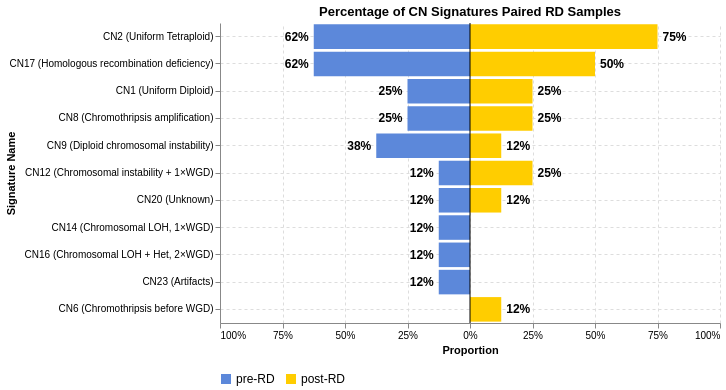

Source (notebook cell):
### Markdown cell above
## PRE POST PAIRED

### Code cell
cnv_sigs_long_paired = cnv_sigs_long[cnv_sigs_long['patient'].isin(['DFC2', 'DFC4', 'DFC13', 'MGNS6', 'MGH11', 'MGH12', 'DFC16', 'NWH3'])]


# Filter for values > 0 and within pre sample groups
filtered_data = cnv_sigs_long_paired[(cnv_sigs_long_paired['Value'] > 0) & (cnv_sigs_long_paired['sample_group'].isin(['pre-RD', 'post-RD']))]
sample_counts = cnv_sigs_long_paired.drop_duplicates(['plotname', 'sample_group'])[['sample_group']].value_counts().reset_index()
sample_counts.columns = ['sample_group', 'total_samples']

# Merge with sample counts to calculate proportions
grouped_data = filtered_data.groupby(['sample_group', 'Signature Name']).nunique()['plotname'].reset_index(name='count')
grouped_data = grouped_data.merge(sample_counts, on='sample_group')
grouped_data['Value'] = grouped_data['count'] / grouped_data['total_samples']

# Calculate the sum of proportions before transformation
sort_values = grouped_data.groupby('Signature Name')['Value'].sum().reset_index()
sort_values.columns = ['Signature Name', 'TotalProportion']

# Make pre-RD values negative for the diverging chart
transformed_data = grouped_data.copy()
transformed_data['Value'] = transformed_data.apply(lambda x: -x['Value'] if x['sample_group'] == 'pre-RD' else x['Value'], axis=1)

# Add display value column
transformed_data['DisplayValue'] = transformed_data['Value'].abs()
transformed_data['DisplayText'] = (transformed_data['DisplayValue'] * 100).round().astype(int).astype(str) + '%'

# Merge the sorting values
transformed_data = transformed_data.merge(sort_values, on='Signature Name')

# Create a string representation of the sort order
signature_order = sort_values.sort_values('TotalProportion', ascending=False)['Signature Name'].tolist()

# Create the bar chart using the explicit sort order
bar_chart = alt.Chart(transformed_data).mark_bar().encode(
    y=alt.Y('Signature Name:N', title='Signature Name',
            sort=signature_order,  # Explicitly specify the sort order
            axis=alt.Axis(labelLimit=0)),
    x=alt.X('Value:Q', title='Proportion',
            scale=alt.Scale(domain=[-1, 1]),
            axis=alt.Axis(values=[-1, -0.75, -0.5, -0.25, 0, 0.25, 0.5, 0.75, 1],
                         labelExpr="abs(datum.value) == 0 ? '0%' : abs(datum.value * 100) + '%'")),
    color=alt.Color('sample_group:N', scale=alt.Scale(domain=['pre-RD', 'post-RD'], range=["#5C88DAFF", "#FFCD00FF"]))
)

# Create text labels with the same sort order
text_chart = alt.Chart(transformed_data).mark_text(
    align=alt.expr('datum.Value < 0 ? "right" : "left"'),
    baseline='middle', 
    dx=alt.expr('datum.Value < 0 ? -5 : 5'), 
    fontSize=12,
    fontWeight='bold'
).encode(
    y=alt.Y('Signature Name:N', sort=signature_order, axis=alt.Axis(labelLimit=0)),
    x=alt.X('Value:Q'),
    text='DisplayText:N',
    color=alt.value('black')
)

rule = alt.Chart(pd.DataFrame({'x': [0]})).mark_rule(color='black').encode(x='x:Q')
chart = bar_chart + text_chart


final_chart = (chart + rule).properties(
    title='Percentage of CN Signatures Paired RD Samples',
    width=500,
    height=300
).configure_axis(
    grid=True,
    gridDash=[3, 3]
).configure_axisX(
    title='← pre-RD | post-pCR →'
).configure_view(
    stroke='transparent'
).configure_legend(
    title=None,
    orient='bottom',
    labelFontSize=12
)

display(final_chart)
#final_chart.save("/Users/jacobg/Dropbox/shared_leif/neoSTAR A1 manuscript prep/exome_Jacob/plots/CN signatures pre post paired.pdf")

### Figure 1 — Vega-Lite specification as saved in the notebook (floating-point values rounded to 4 significant figures)
{"config": {"view": {"continuousWidth": 300, "continuousHeight": 300, "stroke": "transparent"}, "axis": {"grid": true, "gridDash": [3, 3]}, "axisX": {"title": "← pre-RD | post-pCR →"}, "legend": {"labelFontSize": 12, "orient": "bottom", "title": null}}, "layer": [{"mark": {"type": "bar"}, "encoding": {"color": {"field": "sample_group", "scale": {"domain": ["pre-RD", "post-RD"], "range": ["#5C88DAFF", "#FFCD00FF"]}, "type": "nominal"}, "x": {"axis": {"labelExpr": "abs(datum.value) == 0 ? '0%' : abs(datum.value * 100) + '%'", "values": [-1, -0.75, -0.5, -0.25, 0, 0.25, 0.5, 0.75, 1]}, "field": "Value", "scale": {"domain": [-1, 1]}, "title": "Proportion", "type": "quantitative"}, "y": {"axis": {"labelLimit": 0}, "field": "Signature Name", "sort": ["CN2 (Uniform Tetraploid)", "CN17 (Homologous recombination deficiency)", "CN1 (Uniform Diploid)", "CN8 (Chromothripsis amplification)", "CN9 (Diploid chromosomal instability)", "CN12 (Chromosomal instability + 1×WGD)", "CN20 (Unknown)", "CN14 (Chromosomal LOH, 1×WGD)", "CN16 (Chromosomal LOH + Het, 2×WGD)", "CN23 (Artifacts)", "CN6 (Chromothripsis before WGD)"], "title": "Signature Name", "type": "nominal"}}}, {"mark": {"type": "text", "align": {"expr": "datum.Value < 0 ? \"right\" : \"left\""}, "baseline": "middle", "dx": {"expr": "datum.Value < 0 ? -5 : 5"}, "fontSize": 12, "fontWeight": "bold"}, "encoding": {"color": {"value": "black"}, "text": {"field": "DisplayText", "type": "nominal"}, "x": {"field": "Value", "type": "quantitative"}, "y": {"axis": {"labelLimit": 0}, "field": "Signature Name", "sort": ["CN2 (Uniform Tetraploid)", "CN17 (Homologous recombination deficiency)", "CN1 (Uniform Diploid)", "CN8 (Chromothripsis amplification)", "CN9 (Diploid chromosomal instability)", "CN12 (Chromosomal instability + 1×WGD)", "CN20 (Unknown)", "CN14 (Chromosomal LOH, 1×WGD)", "CN16 (Chromosomal LOH + Het, 2×WGD)", "CN23 (Artifacts)", "CN6 (Chromothripsis before WGD)"], "type": "nominal"}}}, {"data": {"name": "data-d285a7403ed98ae579761d64a864032b"}, "mark": {"type": "rule", "color": "black"}, "encoding": {"x": {"field": "x", "type": "quantitative"}}}], "data": {"name": "data-53ecdd8a9f64e995e775b7c90ce1f627"}, "height": 300, "title": "Percentage of CN Signatures Paired RD Samples", "width": 500, "$schema": "https://vega.github.io/schema/vega-lite/v5.20.1.json", "datasets": {"data-53ecdd8a9f64e995e775b7c90ce1f627": [{"sample_group": "post-RD", "Signature Name": "CN1 (Uniform Diploid)", "count": 2, "total_samples": 8, "Value": 0.25, "DisplayValue": 0.25, "DisplayText": "25%", "TotalProportion": 0.5}, {"sample_group": "pre-RD", "Signature Name": "CN1 (Uniform Diploid)", "count": 2, "total_samples": 8, "Value": -0.25, "DisplayValue": 0.25, "DisplayText": "25%", "TotalProportion": 0.5}, {"sample_group": "post-RD", "Signature Name": "CN12 (Chromosomal instability + 1×WGD)", "count": 2, "total_samples": 8, "Value": 0.25, "DisplayValue": 0.25, "DisplayText": "25%", "TotalProportion": 0.375}, {"sample_group": "pre-RD", "Signature Name": "CN12 (Chromosomal instability + 1×WGD)", "count": 1, "total_samples": 8, "Value": -0.125, "DisplayValue": 0.125, "DisplayText": "12%", "TotalProportion": 0.375}, {"sample_group": "post-RD", "Signature Name": "CN17 (Homologous recombination deficiency)", "count": 4, "total_samples": 8, "Value": 0.5, "DisplayValue": 0.5, "DisplayText": "50%", "TotalProportion": 1.125}, {"sample_group": "pre-RD", "Signature Name": "CN17 (Homologous recombination deficiency)", "count": 5, "total_samples": 8, "Value": -0.625, "DisplayValue": 0.625, "DisplayText": "62%", "TotalProportion": 1.125}, {"sample_group": "post-RD", "Signature Name": "CN2 (Uniform Tetraploid)", "count": 6, "total_samples": 8, "Value": 0.75, "DisplayValue": 0.75, "DisplayText": "75%", "TotalProportion": 1.375}, {"sample_group": "pre-RD", "Signature Name": "CN2 (Uniform Tetraploid)", "count": 5, "total_samples": 8, "Value": -0.625, "DisplayValue": 0.625, "DisplayText": "62%", "TotalProportion": 1.375}, {"sample_group": "post-RD", "Signature Name": "CN20 (Unknown)", "count": 1, "total_samples": 8, "Value": 0.125, "DisplayValue": 0.125, "DisplayText": "12%", "TotalProportion": 0.25}, {"sample_group": "pre-RD", "Signature Name": "CN20 (Unknown)", "count": 1, "total_samples": 8, "Value": -0.125, "DisplayValue": 0.125, "DisplayText": "12%", "TotalProportion": 0.25}, {"sample_group": "post-RD", "Signature Name": "CN6 (Chromothripsis before WGD)", "count": 1, "total_samples": 8, "Value": 0.125, "DisplayValue": 0.125, "DisplayText": "12%", "TotalProportion": 0.125}, {"sample_group": "post-RD", "Signature Name": "CN8 (Chromothripsis amplification)", "count": 2, "total_samples": 8, "Value": 0.25, "DisplayValue": 0.25, "DisplayText": "25%", "TotalProportion": 0.5}, {"sample_group": "pre-RD", "Signature Name": "CN8 (Chromothripsis amplification)", "count": 2, "total_samples": 8, "Value": -0.25, "DisplayValue": 0.25, "DisplayText": "25%", "TotalProportion": 0.5}, {"sample_group": "post-RD", "Signature Name": "CN9 (Diploid chromosomal instability)", "count": 1, "total_samples": 8, "Value": 0.125, "DisplayValue": 0.125, "DisplayText": "12%", "TotalProportion": 0.5}, {"sample_group": "pre-RD", "Signature Name": "CN9 (Diploid chromosomal instability)", "count": 3, "total_samples": 8, "Value": -0.375, "DisplayValue": 0.375, "DisplayText": "38%", "TotalProportion": 0.5}, {"sample_group": "pre-RD", "Signature Name": "CN14 (Chromosomal LOH, 1×WGD)", "count": 1, "total_samples": 8, "Value": -0.125, "DisplayValue": 0.125, "DisplayText": "12%", "TotalProportion": 0.125}, {"sample_group": "pre-RD", "Signature Name": "CN16 (Chromosomal LOH + Het, 2×WGD)", "count": 1, "total_samples": 8, "Value": -0.125, "DisplayValue": 0.125, "DisplayText": "12%", "TotalProportion": 0.125}, {"sample_group": "pre-RD", "Signature Name": "CN23 (Artifacts)", "count": 1, "total_samples": 8, "Value": -0.125, "DisplayValue": 0.125, "DisplayText": "12%", "TotalProportion": 0.125}], "data-d285a7403ed98ae579761d64a864032b": [{"x": 0}]}}
